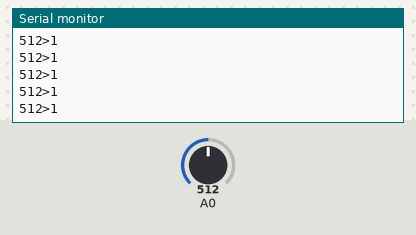
A sketch run on a simulated Arduino Uno, built with avr-gcc and run on an emulated ATmega328P. On the bench: the last lines printed to the serial monitor. The test bench sets the inputs (shaded band); at power-on: A0 = 512.

Above: at 1.2 s.
1.3 s: A0 set to 716
At 1.8 s:
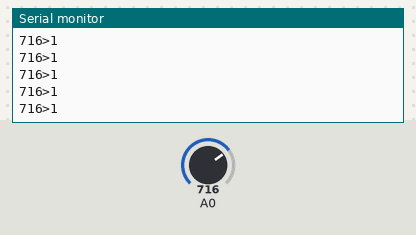
2.8 s: A0 set to 900
At 3.7 s:
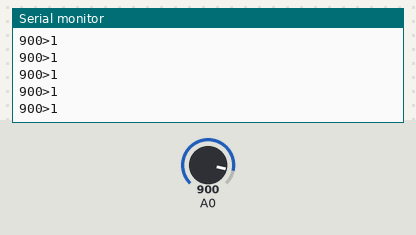
Timing chart, 0 to 5.8 s (numbered marks = the images above; inputs shaded):
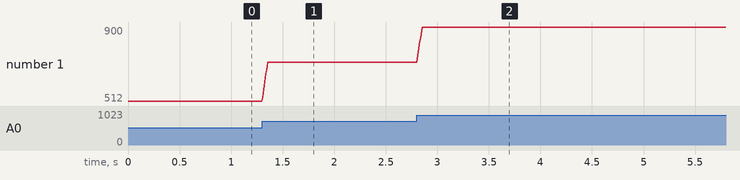

Measured:
- after the input at 1.3 s, the serial monitor: prints a new line at once (image 1)
- after the input at 2.8 s, the serial monitor: prints a new line at once (image 2)
- plotted number 1: 512 → 716 after the input at 1.3 s, 716 → 900 after the input at 2.8 s

The sketch:

smoothedForceSensor.ino
```cpp
#include <Smoothed.h>

 Smoothed <int> sensorA;

void setup() {

  // put your setup code here, to run once:
  Serial.begin(115200);
  sensorA.begin(SMOOTHED_AVERAGE, 10);

}

void loop() {
  int out = analogRead(A0);
  sensorA.add(out);
  // put your main code here, to run repeatedly:

  Serial.print(sensorA.get());
  Serial.print(">");
  Serial.println(1);

  delay(5);
}
```
